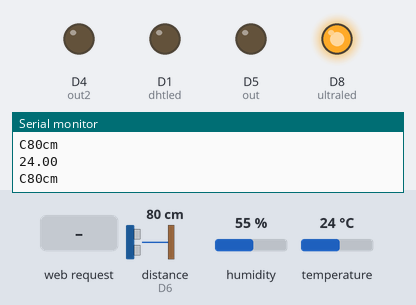
This sketch was run on a simulated ESP8266 (NodeMCU). Parts: output pins drawn as LEDs (lit = HIGH), the last lines printed to the serial monitor. Wiring (inferred from the names in the program): ultrasonic range finder: trigger D7; echo D6. Inputs (shaded band) come from the test bench; at power-on: temperature 24 °C, distance to the obstacle (sensor on D6) 80 cm, humidity 55 %. The echo pulse lasts 58.3 µs per cm; WiFi joins after 1.5 s; servers stay silent unless stated; pins used as bus, display or sensor lines are not drawn.

Above: at 2.7 s.
2.8 s: temperature set to 18 °C
4.7 s: temperature set to 15 °C
At 6.8 s:
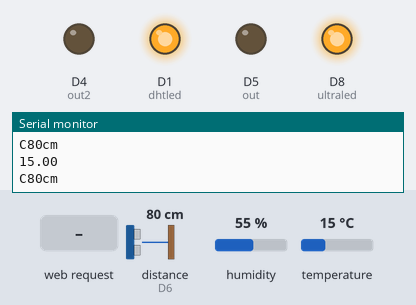
7.1 s: distance to the obstacle (sensor on D6) set to 12 cm
8.8 s: distance to the obstacle (sensor on D6) set to 9 cm
At 10.8 s:
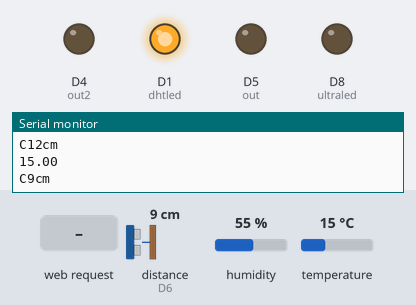
11.1 s: HTTP request GET /0 received
At 12.2 s:
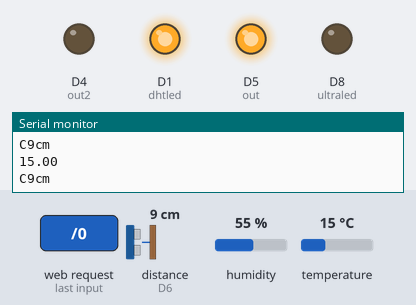
13.2 s: HTTP request GET /3 received
At 14.6 s:
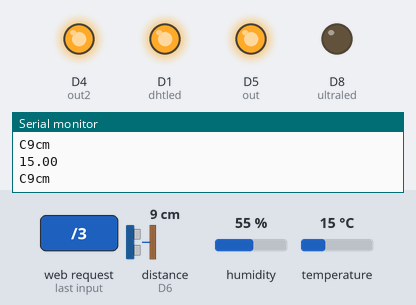
Timing chart, 0 to 16.2 s (numbered marks = the images above; inputs shaded):
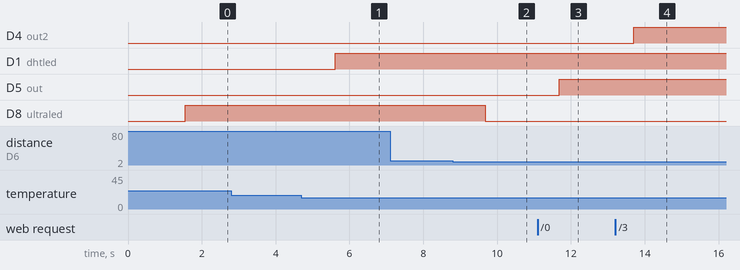

The sketch:

ultrasonicespv3.ino
```cpp
#include <ESP8266WiFi.h>
#include "DHT.h"
#include <ESP8266WebServer.h>
#include <ESP8266WiFiMulti.h>
#include <ESP8266HTTPClient.h>
#include <WiFiClient.h>
#include "DHT.h"
#define TYPE DHT11
#define PIN D0
String str;
const char* ssid = "Honor 9 Lite_14EF";
const char* password = "son29082000";
int out=D5; // for relay 2
int out2 =D4; //for relay 1
int dhtled=D1; // for dht LED(relay 3)
int echo=D6; //
int trigger=D7;
int ultraled=D8; // for ultrasonic sensor (relay 4)
int buzzer=D2;
DHT obj(PIN,TYPE);
ESP8266WebServer server(80);

void handleRoot()
{
  char temp[400];

  snprintf(temp, 400,
    "<html>\\
  <head>\
  </head>\
    <body>\
    <h1><b>HOME AUTOMATION</b></h1>\
    <h4>led1</h4>\
    <a href =\"/1\"> <button> Turn ON</button> </a>\
    <a href =\"/0\"> <button> Turn OFF</button> </a>\
    <h4>led2</h4>\
    <a href =\"/2\"> <button> Turn ON</button> </a>\
    <a href =\"/3\"> <button> Turn OFF</button> </a>\
  </body>\
</html>");
  server.send(200, "text/html", temp);

}


void ledOn() {
  server.send(200,"text/plain", "led 1 turned on");
  pinMode(out, OUTPUT);
  digitalWrite(out, LOW);
}
void led2On() {
  server.send(200,"text/plain", "led 2 turned on");
  pinMode(out2, OUTPUT);
  digitalWrite(out2, LOW);
}
void ledOff() {
  server.send(200,"text/plain", "led 1 turned off");
  pinMode(out, OUTPUT);
  digitalWrite(out, HIGH);
}

void led2Off() {
  server.send(200,"text/plain", "led 1 turned off");
  pinMode(out2, OUTPUT);
  digitalWrite(out2, HIGH);
}


void setup() {
  obj.begin();
  Serial.begin(9600);
  pinMode(echo,INPUT);
  pinMode(trigger,OUTPUT);
  pinMode(ultraled,OUTPUT);
  pinMode(dhtled,OUTPUT);
  pinMode(PIN,INPUT);
  Serial.print("Connecting to network");
  WiFi.mode(WIFI_STA);
  WiFi.begin(ssid, password);   // Connect to WiFi network

  while (WiFi.status() != WL_CONNECTED) {    // Wait for connection
    delay(500);
    Serial.print(".");
  }

  Serial.print("Connected to ");
  Serial.println(ssid);
  Serial.print("IP address: ");
  Serial.println(WiFi.localIP());

  server.on("/", handleRoot);
  server.on("/0", ledOff);
  server.on("/1", ledOn);
  server.on("/2", led2On);
  server.on("/3", led2Off);


  server.begin();
  Serial.println("HTTP server started");
}

void loop()
{
   server.handleClient();
   WiFiClient client;
   HTTPClient http;
   //code for temperature sensor
  float h=obj.readTemperature();
  Serial.println(h);
  Serial.print("C");
  if(h>=30)
  digitalWrite(dhtled,LOW);
  else if(h<=16)
  digitalWrite(dhtled,HIGH);
  else if(h>=50)
  {
  digitalWrite(buzzer,HIGH);
  delay(500);
  digitalWrite(buzzer,LOW);
  delay(500);
  }
  //code for ultrasonic sensor
  long distance,duration;
  digitalWrite(trigger,HIGH);
  delayMicroseconds(1000);
  digitalWrite(trigger,LOW);
  duration=pulseIn(echo,HIGH);
  distance=((duration/2)/29.1);
  Serial.print(distance);
  Serial.println("cm");
  if(distance<=10)
  {
  digitalWrite(ultraled,LOW);
  delay(1000);
  }
  else if(distance>=10)
  {
  digitalWrite(ultraled,HIGH);
  }
  delay(1000);

}
```

Measured:
- the behaviour switches between 17 and 16 °C on temperature (found by bisection; images 0 and 1)
- the behaviour switches between 11 and 10 cm on distance to the obstacle (sensor on D6) (found by bisection; images 1 and 2)
- after the input at 4.7 s, D1 (dhtled): LOW → HIGH after 0.91 s
- after the input at 8.8 s, D8 (ultraled): HIGH → LOW after 0.88 s
- after the input at 11.1 s, D5 (out): LOW → HIGH after 0.58 s
- after the input at 13.2 s, D4 (out2): LOW → HIGH after 0.51 s
